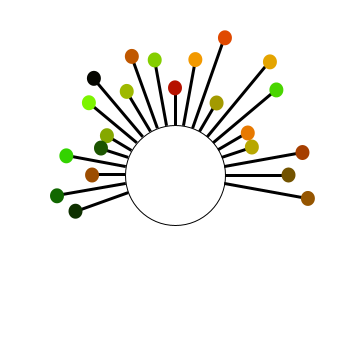
Frame 1 (no input)
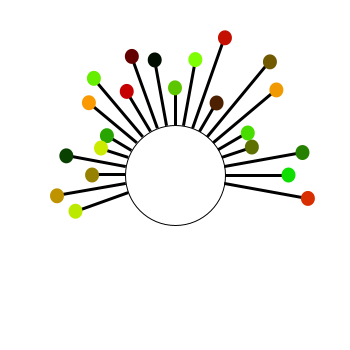
Frame 60 (the mouse pressed at the canvas centre just before this capture)
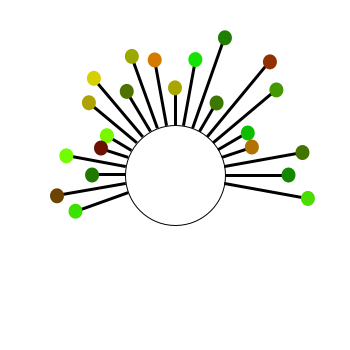
Frame 120 (the mouse held since frame 60 and released just before this capture)

The Processing sketch that drew these frames (run headless with seeded random() and noise(); from frame 60 on, the mouse is pressed at the canvas centre):

// Processing sketch: Insect
// ── Insect.pde
Organism o;

void setup() {
  size(350, 350);
  ellipseMode(CENTER);
  
  o = new Organism(new PVector(width/2, height/2), 1.0, 22); 
}

void draw() {
  background(255);
  o.run();
}

void keyPressed() {
 o = new Organism(new PVector(width/2, height/2), random(0, 1.0), floor(random(22))); 
}

// ── Antenna.pde
class Antenna {
  PVector antEdge; 
  PVector headEdge; 
  int minLength; int maxLength; 
  int idx; // For debugging
  float angle; float incrementer;
  
  Antenna(PVector start, int i) {
    minLength = 10; maxLength = 20; 
    headEdge = start; idx = i; 
    
    // Antenna edge vector (assume we have already transposed). We always scale the creature's body. 
    // That's why vector is calculated with respect to the origin. 
    PVector normalDir = PVector.sub(headEdge, new PVector(0, 0));
    normalDir.normalize();
    normalDir.mult(random(minLength, maxLength));
    antEdge = PVector.add(headEdge, normalDir); 
    
    // Initialize animation.
    angle = 0; incrementer = random(-0.015, 0.015);
  }
  
  // Show antenna
  void run() {
    angle+=incrementer; 
    
    // Update for animation.
    pushStyle(); 
     strokeWeight(1); 
     stroke(0);
     float endX = antEdge.x + sin(angle)*2;  
     line(headEdge.x, headEdge.y, endX, antEdge.y); 
     noStroke(); 
     fill(255, 0, 0);
     ellipse(endX, antEdge.y, 3, 3);
    popStyle();
  }  
}

// ── Organism.pde
class Organism {
  // Organism. 
  PVector headCenter;
  float radius; 
  float scale;
  
  // Antenna properties. 
  // [NOTE] Could evolve certainly. 
  IntList antIndices; 
  ArrayList<PVector> antEdges; 
  int maxAngle; int minAngle; 
  int antennaOffset; 
  int maxAntennas; 
  int minLength; int maxLength;
  
  Organism(PVector pos, float s, int numAntennas) {
    // Antenna head properties. 
    antIndices = new IntList(); 
    antEdges = new ArrayList();
    minAngle = 160; maxAngle = 380; 
    antennaOffset = 10; 
    maxAntennas = (maxAngle-minAngle)/antennaOffset; 
    minLength = 20; maxLength = 100;
    
    // Head properties. 
    headCenter = pos; 
    scale = s;
    radius = 50.0; 
    
    // Populate antIndices. 
    calcRandomIndices(numAntennas, maxAntennas); 
    
    // Assume that we have already transposed. So, all the calculations are done
    // as if the headCenter is at 0,0. This is important to save the length of the
    // organism's antennas. 
    for (int i = 0; i < antIndices.size(); i++) {
     // Theta at that index. 
     int theta = antennaOffset * antIndices.get(i) + minAngle; 
     
     // Location on the head's surface. 
     float rad = radians(theta);
     PVector headEdge = new PVector(radius*cos(rad), radius*sin(rad));
    
     // Antenna edge vector (assume we have already transposed). We always scale the creature's body. 
     // That's why vector is calculated with respect to the origin. 
     PVector normalDir = PVector.sub(headEdge, new PVector(0, 0));
     normalDir.normalize();
     normalDir.mult(random(minLength, maxLength));
     antEdges.add(PVector.add(headEdge, normalDir)); 
    }
  }
  
  void calcRandomIndices(int numAntennas, int maxAntennas) {
    for (int i = 0; i < numAntennas; i++) {
      int idx; 
      do {
       idx = floor(random(maxAntennas));
      } while(antIndices.hasValue(idx)); // Keep checking until I find a random number that's not in the list. 
      antIndices.append(idx); 
    }
  }
  
  void run() {
   pushMatrix();
     translate(headCenter.x, headCenter.y); 
     // Always scale!! Everything is relative to the 
     // organism's head's center. 
     scale(scale);
     antennas();
     head();
   popMatrix();
  }
  
  void head() {
    pushStyle();
    stroke(0); strokeWeight(1);
    fill(255);
    ellipse(0, 0, radius*2, radius*2);
    popStyle();
  }

  void antennas() {
    // Calculate antenna locations on the head's surface for random
    // index where an antenna needs to be there.    
    for (int i = 0; i < antIndices.size(); i++) {
     // Theta at that index. 
     int theta = antennaOffset * antIndices.get(i) + minAngle; 
     
     // Location on the head's surface. 
     float rad = radians(theta);
     PVector headEdge = new PVector(radius*cos(rad), radius*sin(rad));
     
     // Antenna's edge. 
     PVector antEdge = antEdges.get(i);
     pushStyle(); 
      strokeWeight(3); 
      stroke(0);
      line(headEdge.x, headEdge.y, antEdge.x, antEdge.y); 
      noStroke(); 
      fill(random(255), random(255), 0);
      ellipse(antEdge.x, antEdge.y, 14, 15);
     popStyle();
    }
  }
}

//for (int i = 0; i < antIndices.size(); i++) {
//     // Theta at that index. 
//     int theta = antennaOffset * antIndices.get(i) + minAngle; 
     
//     // Location on the head's surface. 
//     float rad = radians(theta);
//     PVector headEdge = new PVector(headCenter.x + radius*cos(rad), headCenter.y + radius*sin(rad));
     
//     // Antenna's edge. 
//     PVector antEdge = antEdges.get(i);
//     pushStyle(); 
//      stroke(255, 0, 0); 
//      strokeWeight(3); 
//      line(headEdge.x, headEdge.y, antEdge.x, antEdge.y); 
//      fill(255, 0, 0); 
//      ellipse(antEdge.x, antEdge.y, 4, 4);
//     popStyle();
//    }
// Create numAntennas random indices to find where to create the antenna. 
// There can be total of 44 antennas that an organism can have between 
// 160-380 degrees circle surface. 
// Head
  //fill(0);
  //ellipseMode(CENTER);
  //ellipse(200, 160, 60, 80);
  
  // // eyes
  // fill(255, 255, 0);
  // ellipse(185, 130, 5, 5);
  // ellipse(215, 130, 5, 5);
  
  //// antlers
  //fill(0);
  //strokeWeight(3);
  //line(190, 125, 170, 95);
  //ellipse(167, 95, 5, 5);
  //line(210, 125, 230, 95);
  //ellipse(233, 95, 5, 5);
  
  //// Body
  //fill(255, 0, 0);
  //ellipse(200, 200, 140, 120);
  
  //fill(0);
  //strokeWeight(5);
  //line(200, 140, 200, 260);
  //strokeWeight(1);
  
  //triangle(200, 250, 205, 260, 195, 260);
  
  //// left dots
  //fill(0);
  //ellipse(140, 200, 8, 8);
  //ellipse(155, 180, 7, 7);
  //ellipse(165, 160, 8, 8);
  //ellipse(158, 210, 6, 6);
  //ellipse(172, 197, 8, 8);
  //ellipse(185, 172, 9, 9);
  //ellipse(180, 222, 8, 8);
  //ellipse(164, 236, 8, 8);
  
  //// right dots
  //ellipse(210, 160, 8, 8);
  //ellipse(222, 178, 7, 7);
  //ellipse(235, 166, 6, 6);
  //ellipse(213, 240, 8, 8);
  //ellipse(210, 206, 9, 9);
  //ellipse(240, 198, 7, 7);
  //ellipse(252, 212, 8, 8);
  //ellipse(232, 222, 8, 8);
